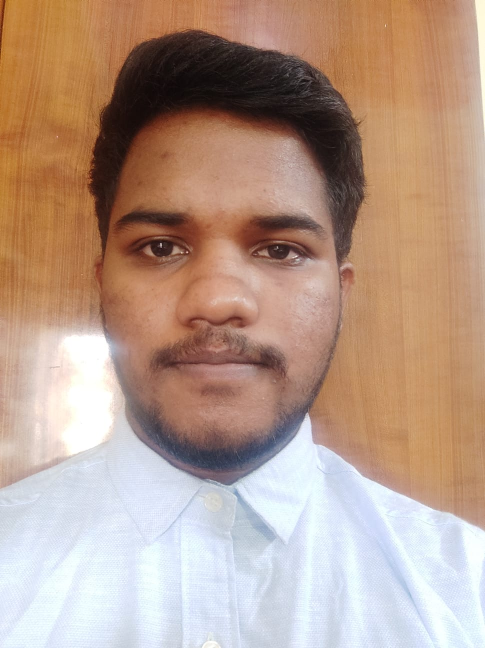
#> input picture openCV Tut/Photos/profilepic.jpg, 970 x 1296 px (shown at 1/2 size)
$ python 2_ImgManipulation.py
#> lines starting #> are read from the running program, lines starting #| are printed output that depends on the picture; after the words box and inside, x2 and y2 are one past the last pixel; in counts of white or black regions, pixels touching at a corner belong together
import cv2 as cv
import random

img = cv.imread('Photos/profilepic.jpg')
#> img is the input picture: shape (1296, 970, 3); mean B, G, R 138.5, 155.1, 182.7

# Give numpy array
print(type(img))
#| <class 'numpy.ndarray'>

# row, col and channel
print(img.shape)
#| (1296, 970, 3)

# accessing pixel values
print(img[0][45:400]) # first row and pixel between 45 and 400
#> (printed output is left out)

# changing pixel color
# for i in range(100):
#     for j in range(img.shape[1]):
#         img[i][j] = [random.randint(0, 255), random.randint(0, 255), random.randint(0, 255)]

# copying and pasting part of image
tag = img[500:700, 600:900]
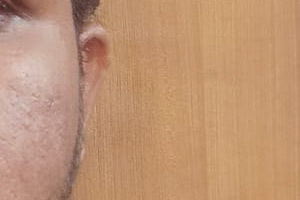
#> tag: shape (200, 300, 3); mean B, G, R 116.9, 148.4, 191.6
img[100:300, 650:950] = tag
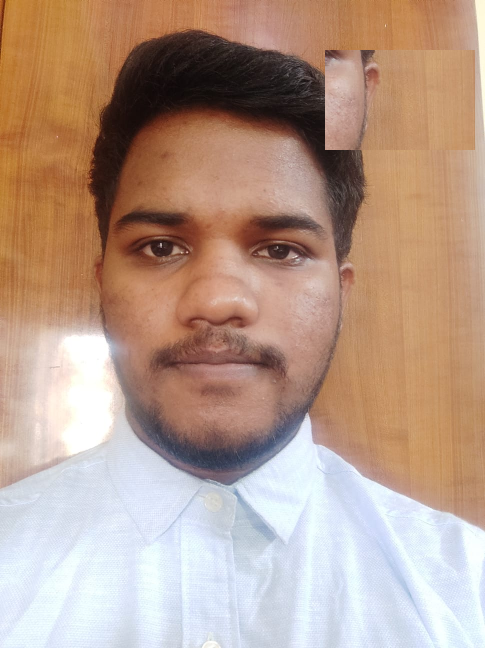
#> img: shape (1296, 970, 3) (shown at 1/2 size); 4.77% of pixels changed, all inside (x1, y1, x2, y2) = (650, 100, 950, 300)


cv.imshow('Image', img)
cv.waitKey(0)
cv.destroyAllWindows()
